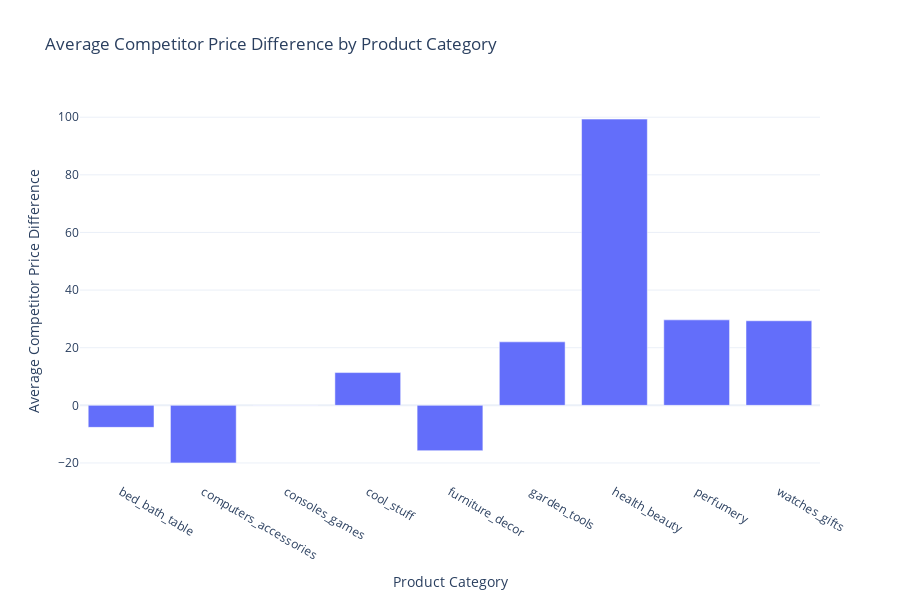

Notebook cell for this chart:
### Code cell
df1['comp_price_diff'] = df1['unit_price'] - df1['comp_1'] 

avg_price_diff_by_category = df1.groupby('product_category_name')['comp_price_diff'].mean().reset_index()

fig = px.bar(avg_price_diff_by_category, 
             x='product_category_name', 
             y='comp_price_diff', 
             title='Average Competitor Price Difference by Product Category')
fig.update_layout(
    xaxis_title='Product Category',
    yaxis_title='Average Competitor Price Difference',
    width=900,  # Set the width of the plot
    height=600  # Set the height of the plot to match the width
)
fig.show()

### Figure 1 — Plotly figure (JSON) as saved in the notebook; plotly's stock layout.template omitted (floating-point values rounded to 4 significant figures)
{"data": [{"alignmentgroup": "True", "hovertemplate": "product_category_name=%{x}<br>comp_price_diff=%{y}<extra></extra>", "legendgroup": "", "marker": {"color": "#636efa", "pattern": {"shape": ""}}, "name": "", "offsetgroup": "", "orientation": "v", "showlegend": false, "textposition": "auto", "type": "bar", "x": ["bed_bath_table", "computers_accessories", "consoles_games", "cool_stuff", "furniture_decor", "garden_tools", "health_beauty", "perfumery", "watches_gifts"], "xaxis": "x", "y": [-7.637, -19.97, -0.06775, 11.37, -15.73, 22.04, 99.34, 29.66, 29.35], "yaxis": "y"}], "layout": {"barmode": "relative", "height": 600, "legend": {"tracegroupgap": 0}, "title": {"text": "Average Competitor Price Difference by Product Category"}, "width": 900, "xaxis": {"anchor": "y", "autorange": true, "domain": [0, 1], "range": [-0.5, 8.5], "title": {"text": "Product Category"}, "type": "category"}, "yaxis": {"anchor": "x", "autorange": true, "domain": [0, 1], "range": [-26.6, 106.0], "title": {"text": "Average Competitor Price Difference"}, "type": "linear"}}}
